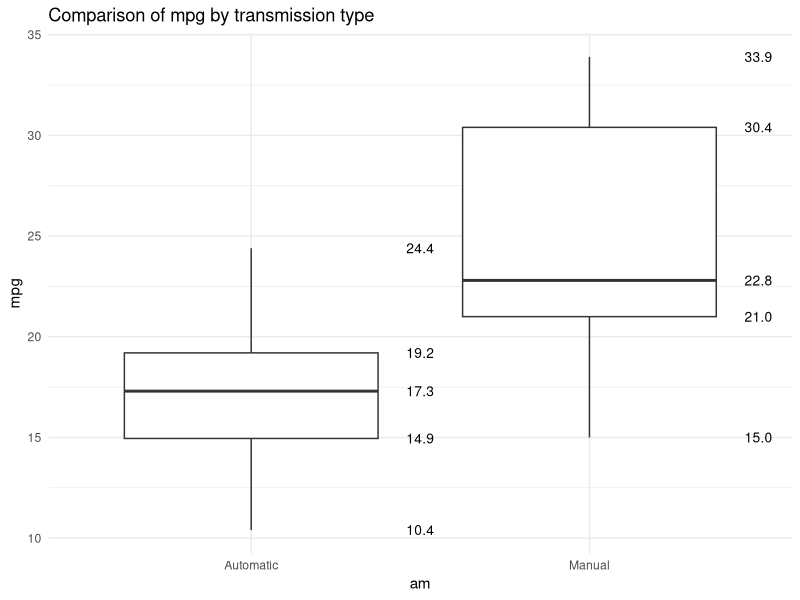
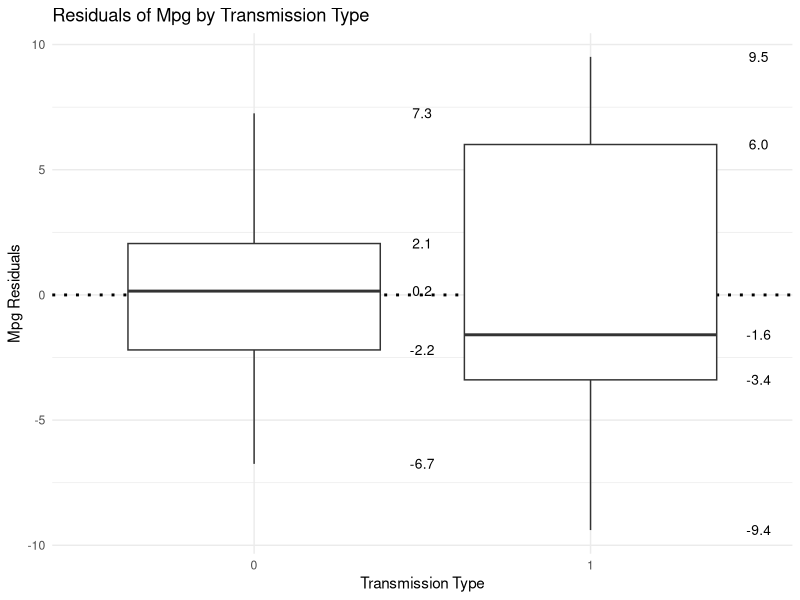
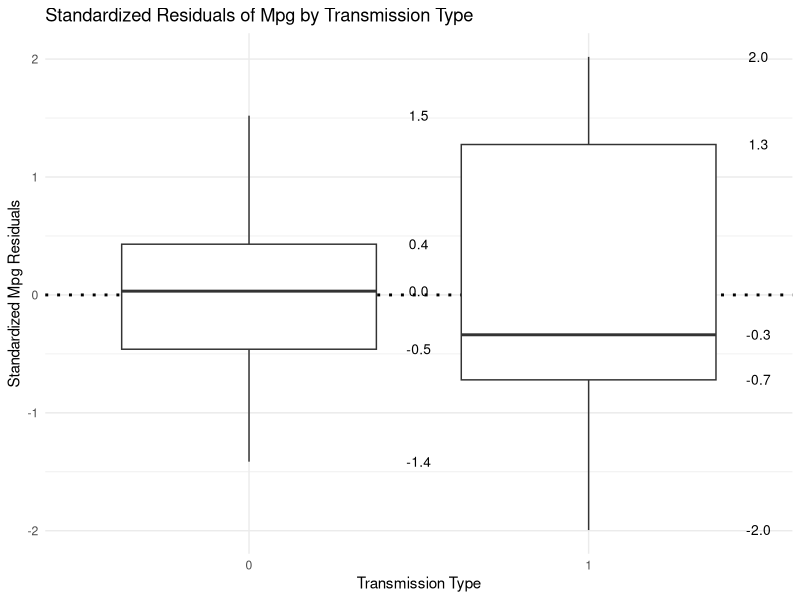
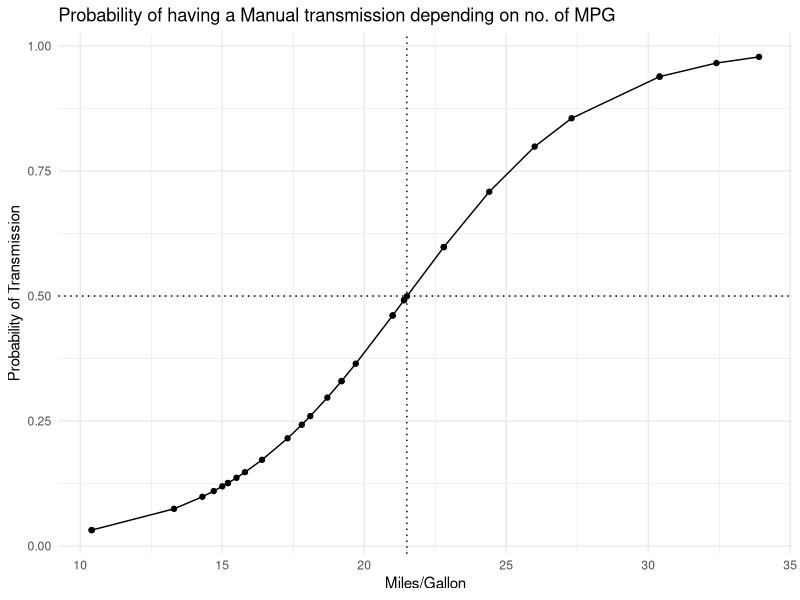

Write the R code that produced these figures, in order.
## ---- chunk 1
knitr::opts_chunk$set(echo = TRUE)
## ---- chunk 2
library(tidyverse)
library(ggplot2)
library(broom)
## ---- chunk 3
mtcars %>%
    select(mpg, am) %>%
    group_by(am) %>%
    mutate(am = factor(am, levels = c(0,1))) %>%
    ggplot(aes(x = am, y = mpg, group = am)) + 
    geom_boxplot() +
    scale_x_discrete(labels = c("Automatic", "Manual"),
                       breaks = c("0","1")) +
    theme_minimal() +
    ggtitle("Comparison of mpg by transmission type") +
    stat_summary(geom="text", fun=quantile,
                  aes(label=sprintf("%1.1f", ..y..)), 
                  position=position_nudge(x=0.5), size=3.5)
## ---- chunk 4
mtcars %>%
    select(mpg, am) %>%
    group_by(am) %>%
    summarise("mu.mpg" = mean(mpg))
## ---- chunk 5
mtcars %>%
    mutate(am = factor(am, levels = c(0,1))) %>%
    group_by(am) %>%
    do(broom::tidy(lm(mpg ~ . -1, data = mtcars))) ## wt and qsec appear stat significant

## Both variables are equally changing regardless the transmission type.
## ---- chunk 6
mpg.lm = lm(mpg ~ factor(am), data=mtcars) 
mpg.res = resid(mpg.lm)
ggplot(data = mtcars, aes(x = factor(am), y = mpg.res)) +
    ylab(label = "Mpg Residuals") + xlab(label = "Transmission Type") +
    ggtitle(label = "Residuals of Mpg by Transmission Type") +
    geom_hline(yintercept = 0, linetype = "dotted", lwd = 1) +
    geom_boxplot() +
    stat_summary(geom="text", fun=quantile,
                 aes(label=sprintf("%1.1f", ..y..)), 
                 position=position_nudge(x=0.5), size=3.5) +
    theme_minimal()
## ---- chunk 7
mpg.stdres = rstandard(mpg.lm)
ggplot(data = mtcars, aes(x = factor(am), y = mpg.stdres)) +
    ylab(label = "Standardized Mpg Residuals") + xlab(label = "Transmission Type") +
    ggtitle(label = "Standardized Residuals of Mpg by Transmission Type") +
    geom_hline(yintercept = 0, linetype = "dotted", lwd = 1) +
    geom_boxplot() +
    stat_summary(geom="text", fun=quantile,
                 aes(label=sprintf("%1.1f", ..y..)), 
                 position=position_nudge(x=0.5), size=3.5) +
    theme_minimal()
## ---- chunk 8
fit1 <- lm(mpg ~ factor(am) + factor(gear) -1, mtcars)
fit2 <- lm(mpg ~ factor(am) + factor(gear) + factor(carb) + factor(vs) -1, mtcars)
fit3 <- lm(mpg ~ factor(am) + factor(gear) + factor(carb) + factor(vs) + qsec + wt -1, mtcars)
fit4 <- lm(mpg ~ factor(am) + factor(gear) + factor(carb) + factor(vs) + qsec + wt + drat + hp -1, mtcars)
fit5 <- lm(mpg ~ factor(am) + factor(gear) + factor(carb) + factor(vs) + qsec + wt + drat + hp + disp + factor(cyl) -1, mtcars)

anova(fit1, fit2, fit3, fit4, fit5)

## The linear models are not responding very well with inflated factorial variables. However, the continuous variables that mostly affect the mpg remain the weight, the 1/4 mile time, and the transmission type.

fit0 <- lm(mpg ~ factor(am) + wt + qsec -1, mtcars)

as.data.frame(summary(fit0)$coef) %>%
    select(Estimate, `Pr(>|t|)`) %>%
    filter(`Pr(>|t|)` <= 0.05)
## ---- chunk 9
fit1.2 <- glm(am ~ mpg + wt + qsec - 1, mtcars, family = "binomial")
am.predict = data.frame(mpg = mean(mtcars$mpg), wt=mean(mtcars$wt), qsec=mean(mtcars$qsec))
round(predict(fit1.2, am.predict, type="response"),2)
## ---- chunk 10
fit1.1 <- glm(am ~ mpg, mtcars, family = "binomial")
summary(fit1.1)
exp(fit1.1$coef)
exp(confint(fit1.1))
ggplot(data = mtcars, aes(x=mpg, y=fit1.1$fitted.values)) +
    geom_line() +
    geom_point() +
    theme_minimal() +
    xlab(label = "Miles/Gallon") + ylab(label = "Probability of Transmission") +
    ggtitle(label = "Probability of having a Manual transmission depending on no. of MPG") +
    geom_hline(yintercept = 0.5, linetype = "dotted") +
    geom_vline(xintercept = 21.5, linetype = "dotted")
